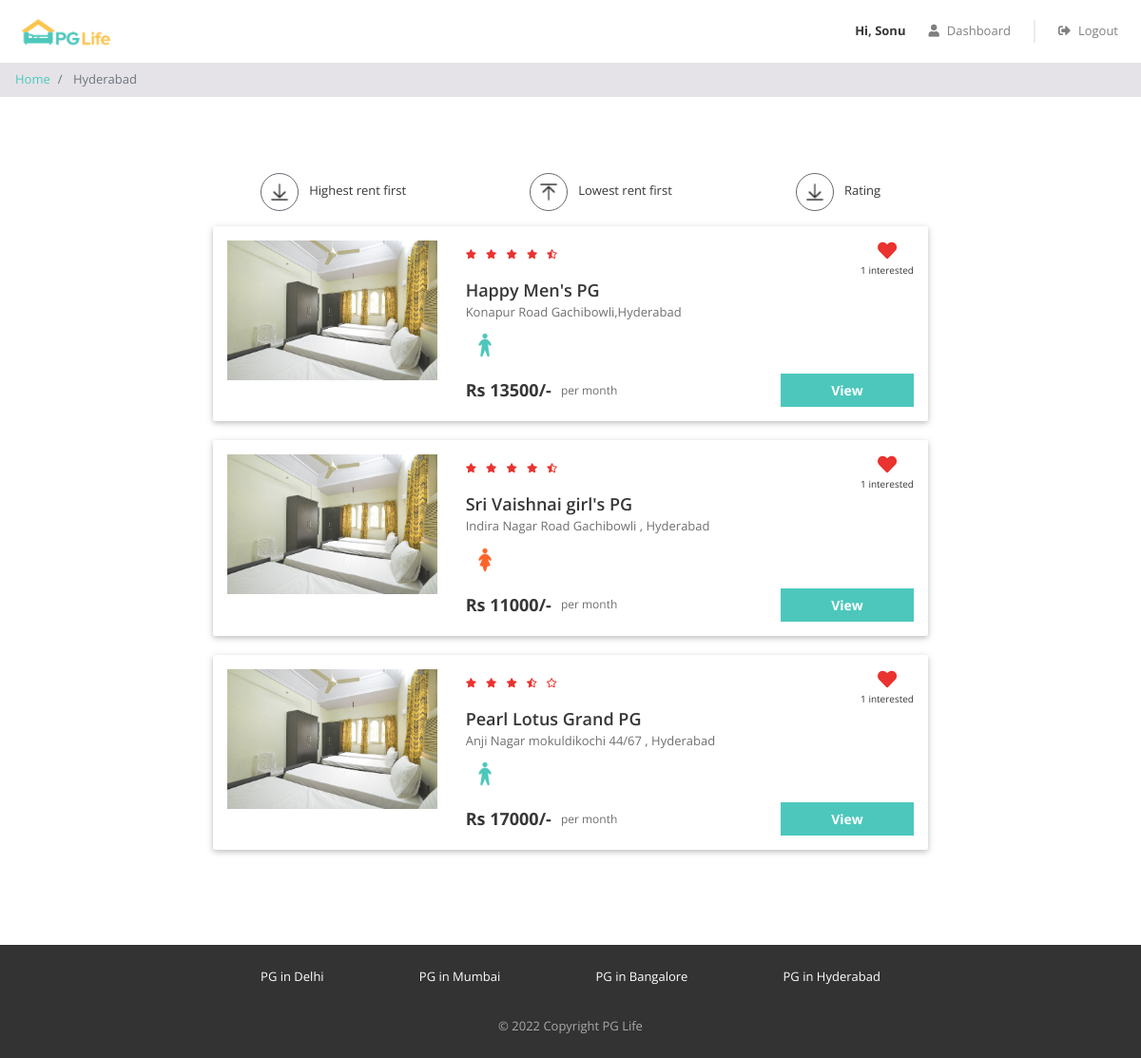
Screenshot of /property_list.php?city=Hyderabad (signed in) with the database file from the repository.
### tables this page shows
CREATE TABLE `properties` (
  `id` int(11) NOT NULL,
  `city_id` int(11) DEFAULT NULL,
  `name` varchar(200) NOT NULL,
  `address` varchar(1000) DEFAULT NULL,
  `description` varchar(10000) DEFAULT NULL,
  `gender` enum('male','female','other') NOT NULL,
  `rent` int(11) NOT NULL,
  `rating_clean` float(3,1) DEFAULT NULL,
  `rating_food` float(3,1) DEFAULT NULL,
  `rating_safety` float(3,1) DEFAULT NULL
);

### property_list.php (the view, shortened to what this page needs)
<?php
  require "includes/database_connect.php";
  if( $con )
  {
    $city = strtolower($_GET["city"]);
    $city = ucwords($city);
    $sql_query1 = "SELECT * FROM cities WHERE name='$city';";
    $city_result  = mysqli_query($con,$sql_query1);
    $properties_result = FALSE;
    if( $city_result && mysqli_num_rows($city_result)==1 )
    {
      $city_row = mysqli_fetch_assoc($city_result);
      $city_id = $city_row["id"];
      if( isset($_GET["filter"]) )
      {
        if( $_GET["filter"]=="rent_desc" )
        {
          $sql_query2 = "SELECT * FROM properties where city_id='$city_id' ORDER BY rent DESC;";
        }
        elseif( $_GET["filter"]=="rent_asc" )
        {
          $sql_query2 = "SELECT * FROM properties where city_id='$city_id' ORDER BY rent ASC;";
        }
        elseif( $_GET["filter"]=="rating_desc" )
        {
          $sql_query2 = "SELECT * FROM properties where city_id='$city_id' ORDER BY rating_food+rating_clean+rating_safety DESC;";
        }
      }
      else
      {
        $sql_query2 = "SELECT * FROM properties where city_id='$city_id';";
      }
      $properties_result = mysqli_query($con,$sql_query2);
    }
    elseif( mysqli_num_rows($city_result)==0 )
    {
    }
    elseif( !$city_result )
    {
      echo mysqli_error($con);
    }
  }
  else{
    echo "Database Connectivity Error!";
    echo mysqli_connect_error();
    exit();
  }
?>
<!DOCTYPE html>
<html lang="en">
<head>
    <link href="css/bootstrap.min.css" rel="stylesheet" />
    <link href="https://use.fontawesome.com/releases/v5.11.2/css/all.css" rel="stylesheet" />
    <link href="css/common.css" rel="stylesheet" />
    <link href="css/property_list.css" rel="stylesheet" />
</head>
<body>
  <?php require "./includes/header.php"; ?>
    <nav aria-label="breadcrumb">
        <ol class="breadcrumb py-2">
            <li class="breadcrumb-item">
                <a href="index.php">Home</a>
            </li>
            <li class="breadcrumb-item active" aria-current="page">
                <?php echo $city; ?>
            </li>
        </ol>
    </nav>
    <div class="page-container">
        <?php
          if( $properties_result && mysqli_num_rows($properties_result)>0 )
          {
            ?>
              <div class="filter-bar row justify-content-around">
                  <div class="col-auto">
                      <a class="filter-link" href="property_list.php?city=<?php echo $city;?>&filter=rent_desc">
                        <img src="img/desc.png" alt="sort-rent-desc" />
                        <span>Highest rent first</span>
                      </a>
                  </div>
                  <div class="col-auto">
                      <a class="filter-link" href="property_list.php?city=<?php echo $city;?>&filter=rent_asc">
                        <img src="img/asc.png" alt="sort-rent-asc" />
                        <span>Lowest rent first</span>
                      </a>
                  </div>
                  <div class="col-auto">
                      <a class="filter-link" href="property_list.php?city=<?php echo $city;?>&filter=rating_desc">
                        <img src="img/desc.png" alt="sort-rating-desc" />
                        <span>Rating</span>
                      </a>
                  </div>
              </div>
            <?php
            while( $property_row = mysqli_fetch_assoc($properties_result) )
            {
              $pg_id = $property_row["id"];
              $pg_name = $property_row["name"];
              $pg_address = $property_row["address"];
              $gender_allowed = $property_row["gender"];
              $pg_rent = $property_row["rent"];
              $pg_rating_overall = round(( $property_row["rating_clean"] + $property_row["rating_food"] + $property_row["rating_safety"] )/3 , 1 );
              $sql_interest = "SELECT * FROM interested_users_properties WHERE property_id = $pg_id; ";
              $interest_result = mysqli_query($con,$sql_interest);
              if( $interest_result ){
                $num_interested = mysqli_num_rows($interest_result);
              }
        ?>
              <div class="property-card row">
                  <div class="image-container col-md-4">
                      <img src="img/properties/1/1d4f0757fdb86d5f.jpg" />
                  </div>
                  <div class="content-container col-md-8">
                      <div class="row no-gutters justify-content-between">
                          <div class="star-container" title="<?php echo $pg_rating_overall; ?>">
                            <?php
                              $star_full = floor($pg_rating_overall);
                              $star_empty = 5-1-$star_full;
                              for( $i=1 ; $i<=$star_full ; $i++ ){
                                ?> <i class="fas fa-star"></i> <?php
                              }
                              if( ($pg_rating_overall - $star_full)>0.2 && ($pg_rating_overall - $star_full)<0.8 ){
                                ?> <i class="fas fa-star-half-alt"></i> <?php
                              }
                              elseif( ($pg_rating_overall - $star_full)>=0.8 ){
                                ?> <i class="fas fa-star"></i> <?php
                              }
                              elseif( ($pg_rating_overall - $star_full)<=0.2 ){
                                ?> <i class="far fa-star"></i> <?php
                              }
                              for( $i=1 ; $i<=$star_empty ; $i++ ){
                                ?> <i class="far fa-star"></i> <?php
                              }
                            ?>
                          </div>
                          <div class="interested-container <?php echo "property-id-" . $pg_id; ?>">
                            <?php
                            if( isset($_SESSION["user_id"]) ){
                              $user_id = $_SESSION["user_id"];
                              $sql_isLiked = "SELECT * FROM interested_users_properties WHERE user_id = $user_id AND property_id = $pg_id";
                              $isLiked_result = mysqli_query($con, $sql_isLiked);
                            }
                            ?>
                            <?php
                              if( isset($_SESSION["user_id"]) && mysqli_num_rows($isLiked_result)==1 ){
                            ?>
                                <i class="is-interested-image fas fa-heart" property_id=<?php echo $pg_id; ?> ></i>
                            <?php
                              }
                              else{
                            ?>
                                <i class="is-interested-image far fa-heart" property_id=<?php echo $pg_id; ?> ></i>
                            <?php
                              } ?>
                              <div class="interested-text">
                                <?php if( $interest_result ){ ?>
                                  <span class="interested-user-count"><?php echo $num_interested; ?></span> interested
                                <?php } ?>
                              </div>
                          </div>
                      </div>
                      <div class="detail-container">
                          <div class="property-name"><?php echo $pg_name; ?></div>
                          <div class="property-address"><?php echo $pg_address; ?></div>
                          <div class="property-gender">
                              <?php
                                if( $gender_allowed=='male' ){
                                  ?> <img src="img/male.png" /> <?php
                                }
                                elseif( $gender_allowed=='female' ){
                                  ?> <img src="img/female.png" /> <?php
                                }
                                else{
                                  ?> <img src="img/unisex.png" /> <?php
                                }
                              ?>
                          </div>
                      </div>
                      <div class="row no-gutters">
                          <div class="rent-container col-6">
                              <div class="rent">Rs <?php echo $pg_rent; ?>/-</div>
                              <div class="rent-unit">per month</div>
                          </div>
                          <div class="button-container col-6">
                              <a href="property_detail.php?property_id=<?php echo $pg_id ;?>" class="btn btn-primary">View</a>
                          </div>
                      </div>
                  </div>
              </div>
        <?php
            }
          }
          elseif( !$city_result )
          {
            echo mysqli_error($con);
          }
          elseif( !$properties_result )
          {
            echo mysqli_error($con);
          }
        ?>
    </div>
    <?php require "./includes/footer.php" ?>
</body>
</html>

### css/common.css (style rules this page uses)
* { box-sizing: border-box; font-family: 'Open Sans', sans-serif; }
body { color: #373737; font-size: 16px; position: relative; }
.btn-primary, .btn-warning, .btn-danger { color: white; font-weight: bold; }
.breadcrumb { background-color: #e5e3e8; font-size: 13px; border-radius: 0px; margin-bottom: 0px; }
.page-container { max-width: 800px; padding: 80px 24px; margin: auto; }

### css/property_list.css (style rules this page uses)
.filter-bar > div { cursor: pointer; font-size: 13px; text-align: center; margin-bottom: 16px; }
.filter-bar img { width: 40px; height: 40px; border-radius: 40px; border: 1px solid #646870; padding: 6px; margin-right: 8px; }
.property-card { background-color: #ffffff; border-radius: 2px; padding: 15px 0px; margin: 0px auto 20px; box-shadow: 0 2px 5px 0 rgba(0, 0, 0, 0.16), 0 2px 10px 0 rgba(0, 0, 0, 0.12); }
.image-container { text-align: center; }
.image-container img { width: 100%; max-width: 300px; }
.star-container i { color: #EA322E; font-size: 10px; margin-right: 6px; }
.interested-container { text-align: center; }
.interested-container i { color: #EA322E; font-size: 20px; cursor: pointer; }
.interested-text { font-size: 10px; }
.detail-container { padding-bottom: 10px; }
.property-name { font-size: 18px; font-weight: 600; }
.property-address { color: #6f6f6f; font-size: 13px; padding-bottom: 5px; }
.property-gender img { width: 40px; }
.rent-container { display: flex; align-items: center; }
.rent { font-size: 18px; font-weight: bold; padding-right: 10px; }
.rent-unit { color: #6f6f6f; font-size: 12px; }
.button-container .btn { font-size: 14px; border-radius: 0px; width: 140px; float: right; }

### property_list.php (style rules this page uses)
.filter-link, .filter-link:hover { text-decoration: none; color: inherit; }

### rows the page displays
properties: num_interested "1", name "Happy Men's PG", address "Konapur Road Gachibowli,Hyderabad", rent "13500"
properties: num_interested "1", name "Sri Vaishnai girl's PG", address "Indira Nagar Road Gachibowli , Hyderabad", rent "11000"
properties: num_interested "1", name "Pearl Lotus Grand PG", address "Anji Nagar mokuldikochi 44/67 , Hyderabad", rent "17000"

### other values shown
$first_name "Sonu"
$city "Hyderabad"
